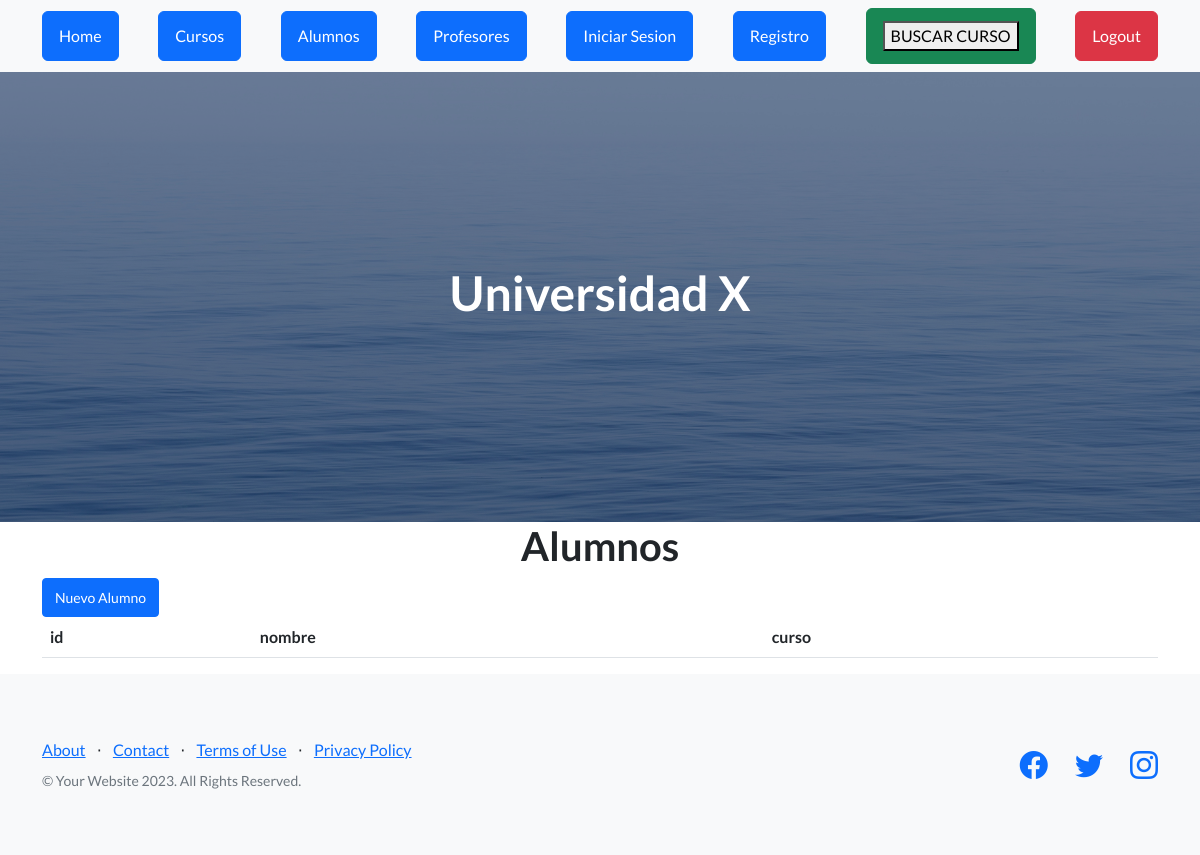
/AppUniversidad/ver_alumnos, run on an earlier commit of the app's database.
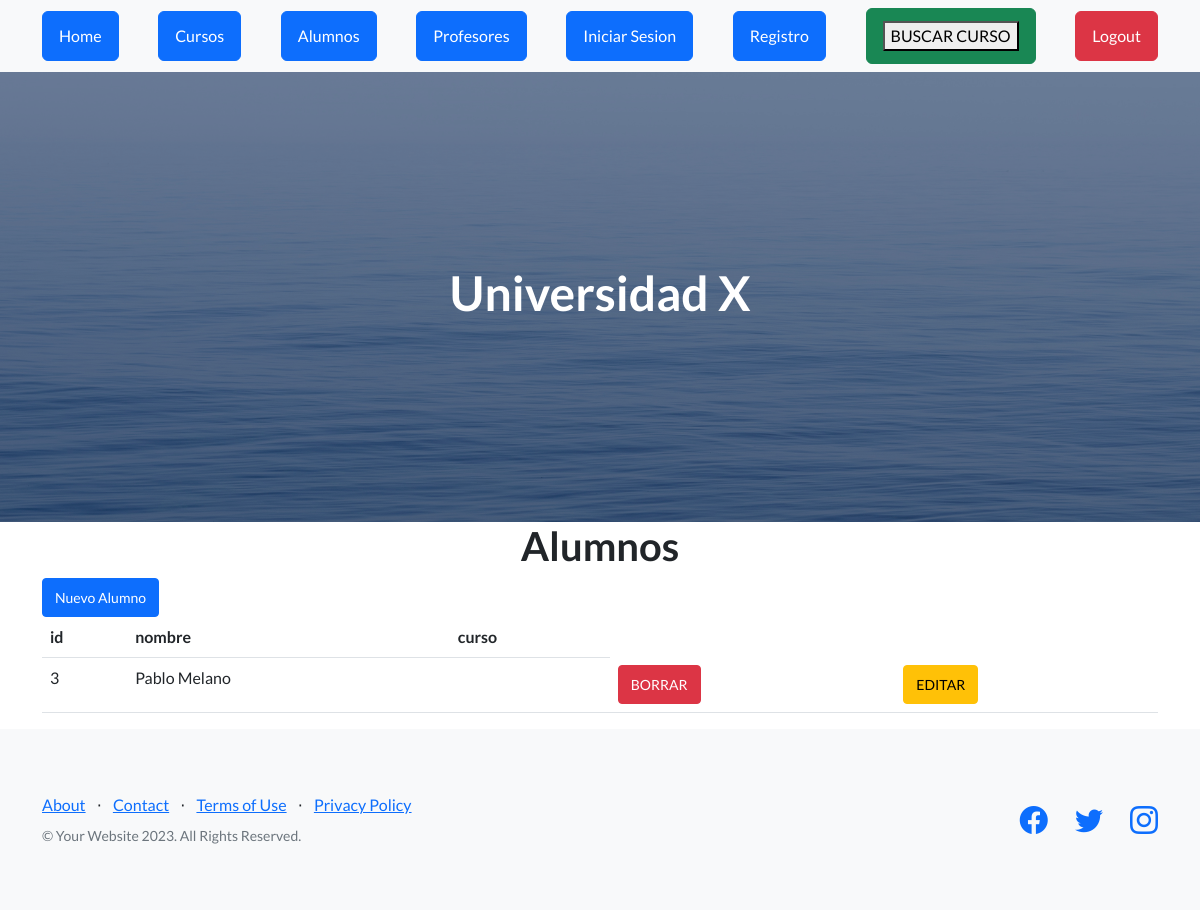
And on a later commit of the database.
### AppUniversidad/models.py (models this page shows, shortened)
class Alumno(models.Model):
    alumno_id = models.CharField(max_length=100)
    curso_id = models.ForeignKey(Curso, on_delete=models.CASCADE)

### AppUniversidad/views.py (the view)
# urls.py: path("ver_alumnos", views.ver_alumnos, name="alumnos"),
def ver_alumnos(request):
    alumno = Alumno.objects.all()
    dicc = {"alumnos": alumno}
    plantilla = loader.get_template("alumno_formulario.html")
    documento = plantilla.render(dicc)
    return HttpResponse(documento)

### AppUniversidad/template/alumno_formulario.html
{% extends "padre.html" %}
{% load static %}
{% block contenido %}
    <main class="container">
        <h1 class="text-xl-center title"> Alumnos </h1>
        <a href="alta_alumno" class="btn btn-primary btn-sm">Nuevo Alumno</a>
        <table class="table">
            <thead>
                <tr>
                    <th>id</th>
                    <th>nombre</th>
                    <th>curso</th>
                </tr>
            </thead>
            <tbody>
                {% for n in alumnos %}
                <tr>
                    <td>{{n.id}}</td>
                    <td>{{n.alumno_id}}</td>
                    <td>{{n.curso_id}}</td>
                    <td><a href="{% url 'elimina_alumno' n.id %}" class="btn btn-danger btn-sm">BORRAR</a></td>
                    <td><a href="{% url 'editar_alumno'  n.id %}" class="btn btn-warning btn-sm">EDITAR</a></td>
                </tr>
                {% endfor %}
            </tbody>
        </table>
    </main>
{% endblock %}

What changed in the data, as far as the page shows it:
added Alumno: id "3", alumno_id "Pablo Melano"
